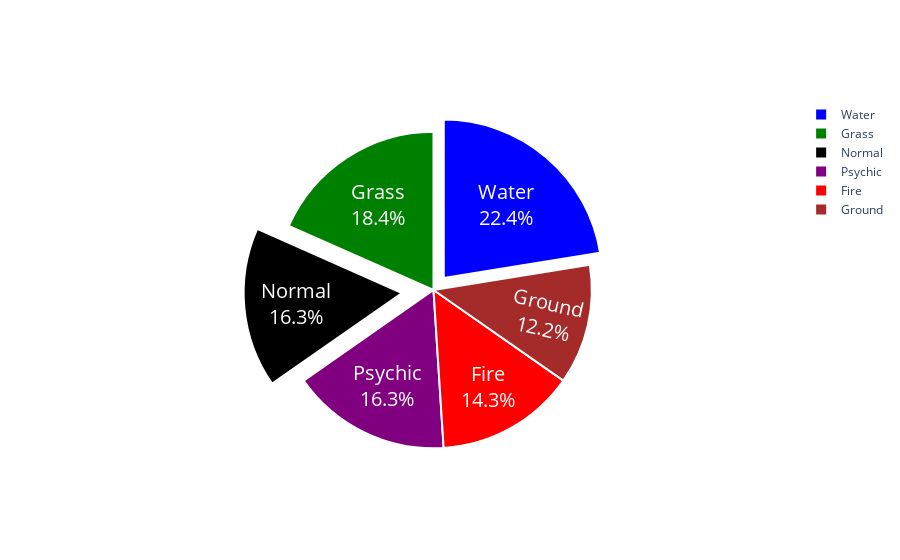

Notebook source saved alongside this figure:
### Code cell
# Customize hover information, text size, pull amount, and stroke
custom_pie_chart.update_traces(
    hoverinfo='label+percent', textfont_size=20,
    textinfo='label+percent', pull=[0.1, 0, 0.2, 0, 0, 0],
    marker=dict(colors=custom_colors, line=dict(color='#FFFFFF', width=2))
)

### Figure 1 — Plotly figure (JSON) as saved in the notebook; plotly's stock layout.template omitted (floating-point values rounded to 4 significant figures)
{"data": [{"hoverinfo": "label+percent", "labels": ["Water", "Grass", "Normal", "Psychic", "Fire", "Ground"], "marker": {"colors": ["blue", "green", "black", "purple", "red", "brown"], "line": {"color": "#FFFFFF", "width": 2}}, "pull": [0.1, 0, 0.2, 0, 0, 0], "textfont": {"size": 20}, "textinfo": "label+percent", "type": "pie", "values": [110, 90, 80, 80, 70, 60]}], "layout": {}}
